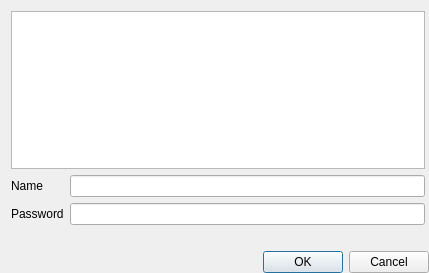
<?xml version="1.0" encoding="UTF-8"?>
<ui version="4.0">
 <class>Dialog</class>
 <widget class="QDialog" name="Dialog">
  <property name="geometry">
   <rect>
    <x>0</x>
    <y>0</y>
    <width>429</width>
    <height>273</height>
   </rect>
  </property>
  <property name="sizePolicy">
   <sizepolicy hsizetype="Preferred" vsizetype="MinimumExpanding">
    <horstretch>1</horstretch>
    <verstretch>1</verstretch>
   </sizepolicy>
  </property>
  <property name="windowTitle">
   <string>Login to Remote</string>
  </property>
  <property name="modal">
   <bool>true</bool>
  </property>
  <layout class="QVBoxLayout" name="verticalLayout" stretch="1,0,0">
   <property name="rightMargin">
    <number>0</number>
   </property>
   <property name="bottomMargin">
    <number>0</number>
   </property>
   <item>
    <layout class="QGridLayout" name="edit_grid" rowstretch="0,0,0" columnstretch="0,0">
     <property name="sizeConstraint">
      <enum>QLayout::SetMinAndMaxSize</enum>
     </property>
     <property name="rightMargin">
      <number>4</number>
     </property>
     <item row="2" column="0">
      <widget class="QLabel" name="password_label">
       <property name="sizePolicy">
        <sizepolicy hsizetype="Preferred" vsizetype="Preferred">
         <horstretch>0</horstretch>
         <verstretch>0</verstretch>
        </sizepolicy>
       </property>
       <property name="minimumSize">
        <size>
         <width>0</width>
         <height>0</height>
        </size>
       </property>
       <property name="text">
        <string>Password</string>
       </property>
       <property name="wordWrap">
        <bool>true</bool>
       </property>
      </widget>
     </item>
     <item row="1" column="0">
      <widget class="QLabel" name="name_label">
       <property name="text">
        <string>Name</string>
       </property>
       <property name="wordWrap">
        <bool>true</bool>
       </property>
      </widget>
     </item>
     <item row="1" column="1">
      <widget class="QLineEdit" name="name_line_edit"/>
     </item>
     <item row="2" column="1">
      <widget class="PasswordLineEdit" name="password_line_edit">
       <property name="sizePolicy">
        <sizepolicy hsizetype="Expanding" vsizetype="Fixed">
         <horstretch>0</horstretch>
         <verstretch>0</verstretch>
        </sizepolicy>
       </property>
       <property name="minimumSize">
        <size>
         <width>0</width>
         <height>0</height>
        </size>
       </property>
       <property name="frame">
        <bool>true</bool>
       </property>
       <property name="echoMode">
        <enum>QLineEdit::Password</enum>
       </property>
       <property name="clearButtonEnabled">
        <bool>false</bool>
       </property>
      </widget>
     </item>
     <item row="0" column="0" colspan="2">
      <widget class="QListWidget" name="remote_list">
       <property name="sizePolicy">
        <sizepolicy hsizetype="Expanding" vsizetype="MinimumExpanding">
         <horstretch>0</horstretch>
         <verstretch>0</verstretch>
        </sizepolicy>
       </property>
       <property name="minimumSize">
        <size>
         <width>0</width>
         <height>40</height>
        </size>
       </property>
       <property name="sizeAdjustPolicy">
        <enum>QAbstractScrollArea::AdjustToContentsOnFirstShow</enum>
       </property>
       <property name="selectionMode">
        <enum>QAbstractItemView::NoSelection</enum>
       </property>
       <property name="movement">
        <enum>QListView::Static</enum>
       </property>
       <property name="flow">
        <enum>QListView::TopToBottom</enum>
       </property>
       <property name="isWrapping" stdset="0">
        <bool>false</bool>
       </property>
       <property name="resizeMode">
        <enum>QListView::Adjust</enum>
       </property>
       <property name="uniformItemSizes">
        <bool>true</bool>
       </property>
       <property name="wordWrap">
        <bool>true</bool>
       </property>
       <property name="selectionRectVisible">
        <bool>true</bool>
       </property>
       <property name="sortingEnabled">
        <bool>false</bool>
       </property>
      </widget>
     </item>
    </layout>
   </item>
   <item>
    <widget class="QLabel" name="note_label">
     <property name="text">
      <string/>
     </property>
    </widget>
   </item>
   <item>
    <widget class="QDialogButtonBox" name="button_box">
     <property name="sizePolicy">
      <sizepolicy hsizetype="Expanding" vsizetype="Fixed">
       <horstretch>1</horstretch>
       <verstretch>1</verstretch>
      </sizepolicy>
     </property>
     <property name="orientation">
      <enum>Qt::Horizontal</enum>
     </property>
     <property name="standardButtons">
      <set>QDialogButtonBox::Cancel|QDialogButtonBox::Ok</set>
     </property>
    </widget>
   </item>
  </layout>
 </widget>
 <customwidgets>
  <customwidget>
   <class>PasswordLineEdit</class>
   <extends>QLineEdit</extends>
   <header>conan_explorer.ui.widgets.password_line_edit.h</header>
  </customwidget>
 </customwidgets>
 <resources/>
 <connections>
  <connection>
   <sender>button_box</sender>
   <signal>rejected()</signal>
   <receiver>Dialog</receiver>
   <slot>reject()</slot>
   <hints>
    <hint type="sourcelabel">
     <x>316</x>
     <y>260</y>
    </hint>
    <hint type="destinationlabel">
     <x>286</x>
     <y>274</y>
    </hint>
   </hints>
  </connection>
 </connections>
</ui>
